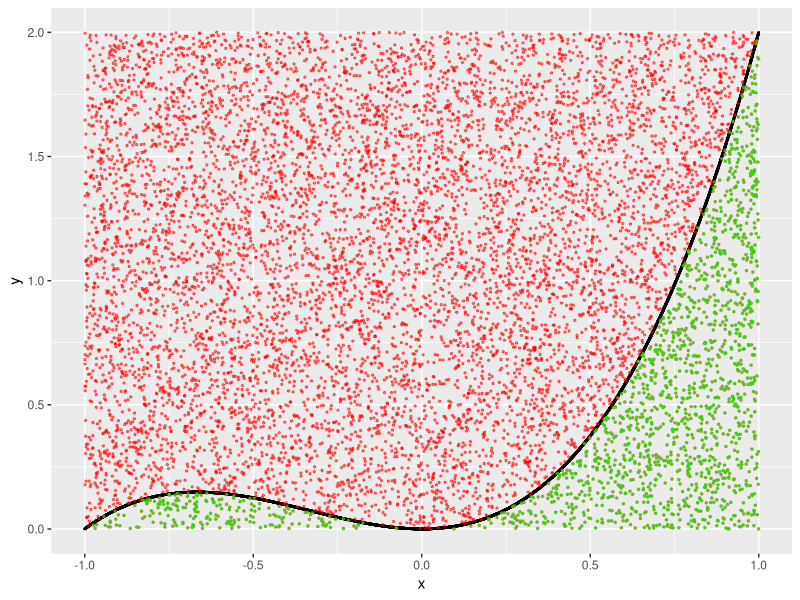

The R source for this figure:
library(ggplot2)
# Example on rejection sampling
set.seed(10052019)

func <- function(x) {
  x^3 + x^2
}

m = 10^4
x = runif(m, -1,1)
y = runif(m, 0, 2)
s = x[y < func(x)]

ggplot(data.frame(x,y), aes(x, y)) +
  geom_point(data = data.frame(x, y = func(x)), aes(x,y), size = 0.3) +
  geom_point(size = 0.5, alpha = 0.5, color = "red") + 
  geom_point(data = data.frame(x = s,y = y[y< func(x)]), 
             aes(x, y), size = 0.5, alpha = 0.5, color = "green") 






